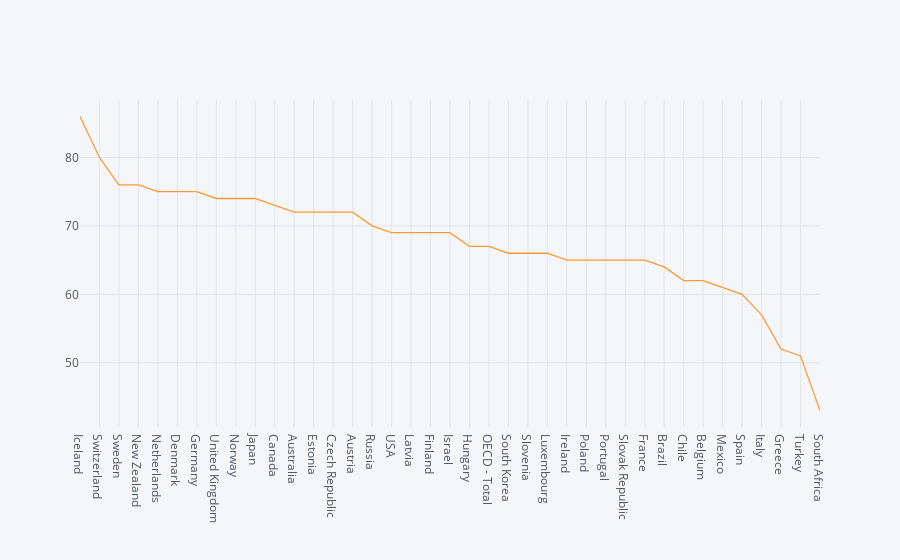

The notebook cell this image was saved under:
### Markdown cell above
Baza danych zawiera zestawienie poszczególnych wskaźników raportowanych przez państwa OECD za rok 2017.

### Code cell
new_data = df.set_index('Country')['Employment rate as pct'].sort_values(ascending=False)
new_data.iplot()

### Figure 1 — Plotly figure (JSON) as saved in the notebook; plotly's stock layout.template omitted (floating-point values rounded to 4 significant figures)
{"data": [{"line": {"color": "rgba(255, 153, 51, 1.0)", "dash": "solid", "shape": "linear", "width": 1.3}, "mode": "lines", "name": "Employment rate as pct", "text": "", "type": "scatter", "x": ["Iceland", "Switzerland", "Sweden", "New Zealand", "Netherlands", "Denmark", "Germany", "United Kingdom", "Norway", "Japan", "Canada", "Australia", "Estonia", "Czech Republic", "Austria", "Russia", "USA", "Latvia", "Finland", "Israel", "Hungary", "OECD - Total", "South Korea", "Slovenia", "Luxembourg", "Ireland", "Poland", "Portugal", "Slovak Republic", "France", "Brazil", "Chile", "Belgium", "Mexico", "Spain", "Italy", "Greece", "Turkey", "South Africa"], "y": [86, 80, 76, 76, 75, 75, 75, 74, 74, 74, 73, 72, 72, 72, 72, 70, 69, 69, 69, 69, 67, 67, 66, 66, 66, 65, 65, 65, 65, 65, 64, 62, 62, 61, 60, 57, 52, 51, 43]}], "layout": {"legend": {"bgcolor": "#F5F6F9", "font": {"color": "#4D5663"}}, "paper_bgcolor": "#F5F6F9", "plot_bgcolor": "#F5F6F9", "title": {"font": {"color": "#4D5663"}}, "xaxis": {"gridcolor": "#E1E5ED", "showgrid": true, "tickfont": {"color": "#4D5663"}, "title": {"font": {"color": "#4D5663"}, "text": ""}, "zerolinecolor": "#E1E5ED"}, "yaxis": {"gridcolor": "#E1E5ED", "showgrid": true, "tickfont": {"color": "#4D5663"}, "title": {"font": {"color": "#4D5663"}, "text": ""}, "zerolinecolor": "#E1E5ED"}}}
